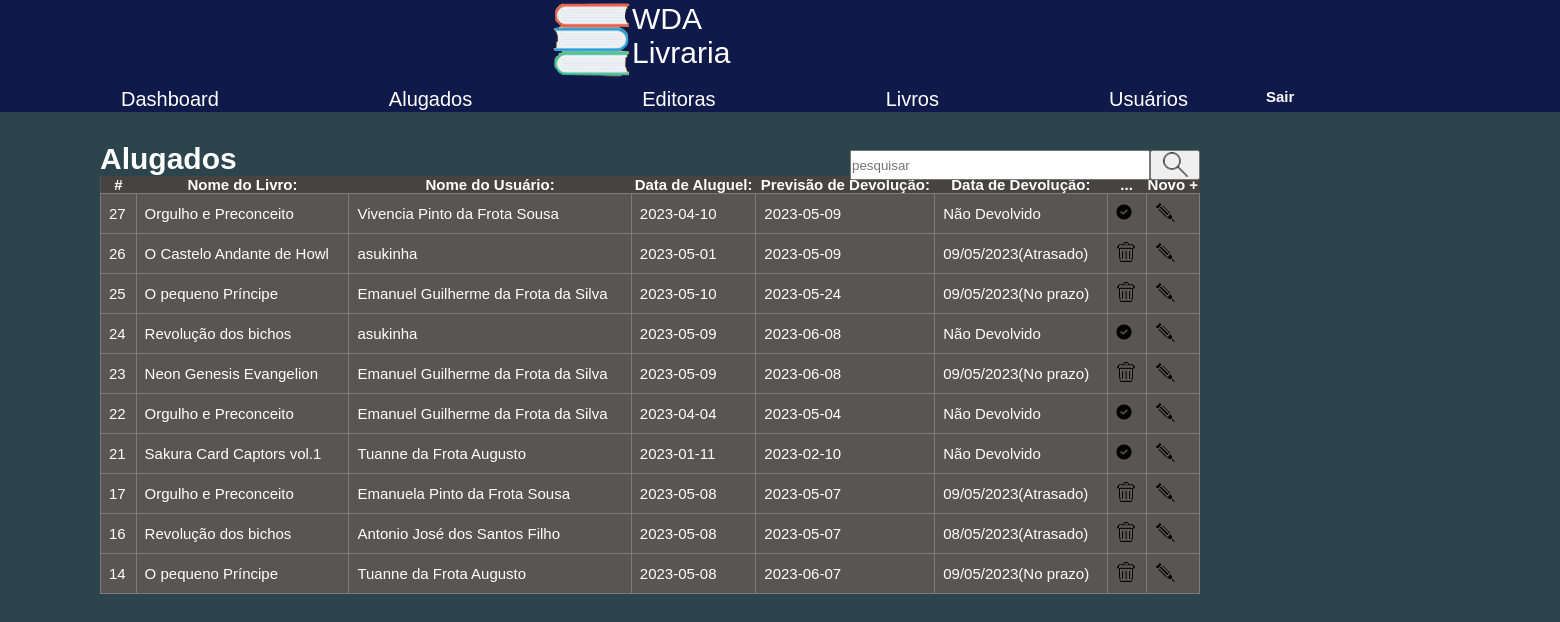
Screenshot of /alug.php with the database file from the repository.
### tables this page shows
CREATE TABLE `alugados` (
  `id` int NOT NULL AUTO_INCREMENT,
  `nomela` varchar(45) NOT NULL,
  `nomeua` varchar(45) NOT NULL,
  `dataalug` date NOT NULL,
  `dataprev` date NOT NULL,
  `datadev` varchar(50) NOT NULL,
  PRIMARY KEY (`id`)
);

### alug.php (the view, shortened to what this page needs)
<?php
include_once('config.php');
$sql="SELECT*FROM alugados ORDER BY id DESC";
if(!empty($_GET['search']))
{
 $data=$_GET['search'];
 $sql="SELECT*FROM alugados WHERE id LIKE '%$data%' or nomela LIKE '%$data%'  or nomeua LIKE '%$data%' or dataalug LIKE '%$data%' or dataprev LIKE '%$data%' or datadev LIKE '%$data%' ORDER BY id DESC";
}
else{
 $sql="SELECT*FROM alugados ORDER BY id DESC";
}
$result=$conexao->query($sql);
?>
<!DOCTYPE html>
<html lang="en">
<head>
<link rel="stylesheet" href="estilos/livr.css">
</head>
<body>
<header>
<a id="dash" href="dash.php">
<div id="logo">
<img src="imagens/logo4.png">WDA Livraria
</div>
</a>
<nav>
 <a href="dash.php">Dashboard</a>
 <a href="alug.php">Alugados</a>
 <a href="edito.php">Editoras</a>
 <a href="livr.php">Livros</a>
 <a href="usu.php">Usuários</a>
 <a href="home.php">
 <button id="sair"><b>Sair</b></button>
</a>
</nav>
</header>
<div class="corpo">
<h1>Alugados</h1>
<div class="box-search">
  <input type="search" placeholder="pesquisar" id="pesquisar">
  <button onclick="searchData()" id="pesq">
  <img src="imagens/lupa4.png" alt="Pesquisar">
  </button>
 </div>
<table class="table">
  <thead>
    <tr>
    <th scope="col">#</th>
    <th scope="col">Nome do Livro:</th>
    <th scope="col">Nome do Usuário:</th>
    <th scope="col">Data de Aluguel:</th>
    <th scope="col">Previsão de Devolução:</th>
    <th scope="col">Data de Devolução:</th>
    <th scope="col">...</th>
    <th scope="col"><a  id="novo" href="alugcad.php"><b>Novo +</b></a></th>
    </tr>
  </thead>
  <tbody>
    <?php
      while($user_data=mysqli_fetch_assoc($result)){
        echo"<tr>";
        echo"<td>".$user_data['id']."</td>";
        echo"<td>".$user_data['nomela']."</td>";
        echo"<td>".$user_data['nomeua']."</td>";
        echo"<td>".$user_data['dataalug']."</td>";
        echo"<td>".$user_data['dataprev']."</td>";
        if($user_data['datadev'] == 0){
          echo "<td>Não Devolvido</td>";
          echo "<td>
          <a href='aluguelEdit.php?id=$user_data[id]'><img src='imagens/check.png' alt='Devolver' title='Devolver'></a>
          </td>";
      }
      else{
          $hoje = date("Y/m/d");
          $previsao = $user_data['dataprev'];
          if(strtotime($previsao) >= strtotime($hoje)){
              echo "<td>".$user_data['datadev']."(No prazo)</td>";
              echo "<td><a href='aluguelDelete.php?id=$user_data[id]'><img src='imagens/lixeiramenor.png' alt='Bin' title='Deletar'></a></td>";
          }
          else{
              echo "<td class='itens'>".$user_data['datadev']."(Atrasado)</td>";
              echo "<td class='itens'><a href='aluguelDelete.php?id=$user_data[id]'><img src='imagens/lixeiramenor.png' alt='Bin' title='Deletar'></a></td>";
          }
      }
        echo"<td>
            <a href='aluguelEdit.php?id=$user_data[id]'><img src='imagens/lapismenor.png'>
            </a>
            </td>";
            echo"</tr>";
      }
    ?>
  </tbody>
</table>
</div>
</body>
</html>

### estilos/livr.css (style rules this page uses)
* { margin: 0; padding: 0; }
:root { --azulc:rgb(102, 177, 200); --azul:rgb(15, 26, 75); }
body { background-color: rgb(44, 69, 77); font-family:'Gill Sans', 'Gill Sans MT', Calibri, 'Trebuchet MS', sans-serif; font-size:15px; color:white; overflow-x: hidden; }
header { position:relative; background-color:rgb(15, 26, 75); height: 110px; width:1800px; padding:1px; }
#dash { text-decoration:none; color:white; }
#logo { width:100px; margin-left:550px; font-size:30px; display: flex; padding:1px; }
nav { display:flex; font-size:20px; }
nav a { margin-top:10px; margin-right:50px; margin-left:120px; margin-bottom: 10px; color:white; text-decoration:none; }
#sair { position:absolute; top:88px; left:1266px; background-color:rgb(15, 26, 75); color:white; border:none; font-size:15px; cursor:pointer; }
.corpo { margin-top:30px; margin-left:100px; width:1800px; height:100px; border-radius:4px; }
table { width:1100px; border-collapse:collapse; background-color: rgb(88, 85, 85); }
td { border:1px solid rgb(128, 121, 121); padding:8px; }
thead { background-color: rgb(70, 68, 67); }
thead #novo { text-decoration: none; color:white; }

### alug.php (style rules this page uses)
body { overflow-x:hidden; }
#novo { text-decoration:none; color:white; }
.box-search { position:absolute; display:flex; top:150px; left:850px; gap:0.1%; }
#pesquisar { width:300px; height:30px; }
#pesq { position:absolute; top:0px; left:300px; background-color:none; width:50px; height:30px; }

### rows the page displays
alugados: id "27", nomela "Orgulho e Preconceito", nomeua "Vivencia Pinto da Frota Sousa", dataalug "2023-04-10", dataprev "2023-05-09"
alugados: id "26", nomela "O Castelo Andante de Howl", nomeua "asukinha", dataalug "2023-05-01", dataprev "2023-05-09", datadev "09/05/2023"
alugados: id "25", nomela "O pequeno Príncipe", nomeua "Emanuel Guilherme da Frota da Silva", dataalug "2023-05-10", dataprev "2023-05-24", datadev "09/05/2023"
alugados: id "24", nomela "Revolução dos bichos", nomeua "asukinha", dataalug "2023-05-09", dataprev "2023-06-08"
alugados: id "23", nomela "Neon Genesis Evangelion", nomeua "Emanuel Guilherme da Frota da Silva", dataalug "2023-05-09", dataprev "2023-06-08", datadev "09/05/2023"
alugados: id "22", nomela "Orgulho e Preconceito", nomeua "Emanuel Guilherme da Frota da Silva", dataalug "2023-04-04", dataprev "2023-05-04"
alugados: id "21", nomela "Sakura Card Captors vol.1", nomeua "Tuanne da Frota Augusto", dataalug "2023-01-11", dataprev "2023-02-10"
alugados: id "17", nomela "Orgulho e Preconceito", nomeua "Emanuela Pinto da Frota Sousa", dataalug "2023-05-08", dataprev "2023-05-07", datadev "09/05/2023"
alugados: id "16", nomela "Revolução dos bichos", nomeua "Antonio José dos Santos Filho", dataalug "2023-05-08", dataprev "2023-05-07", datadev "08/05/2023"
alugados: id "14", nomela "O pequeno Príncipe", nomeua "Tuanne da Frota Augusto", dataalug "2023-05-08", dataprev "2023-06-07", datadev "09/05/2023"
